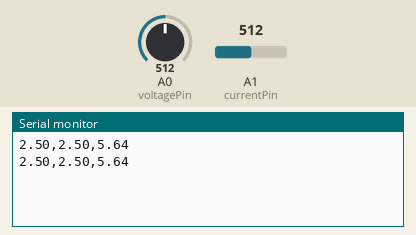
Bench run of a sketch on a simulated Arduino Uno, built with avr-gcc and run on an emulated ATmega328P. On the bench: the last lines printed to the serial monitor. The inputs (shaded band) are chosen by the test bench; at power-on: A0 (voltagePin) = 512, A1 (currentPin) = 512.

Above: at 1.8 s.
1.9 s: A0 (voltagePin) set to 716
At 2.8 s:
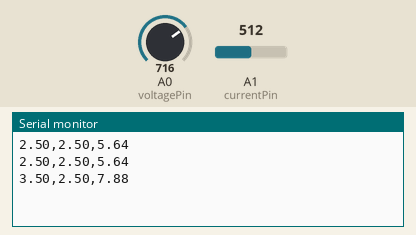
3.4 s: A1 (currentPin) set to 716
At 4.7 s:
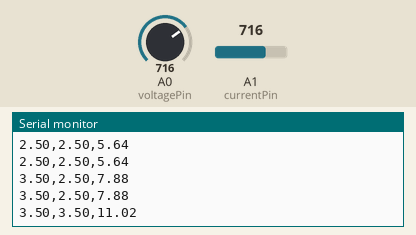
4.9 s: A0 (voltagePin) set to 900
At 5.5 s:
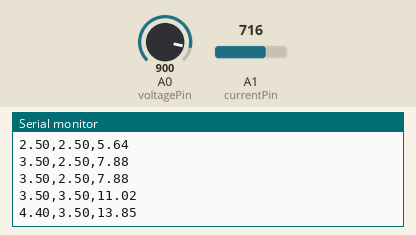
6.4 s: A1 (currentPin) set to 900
At 7.8 s:
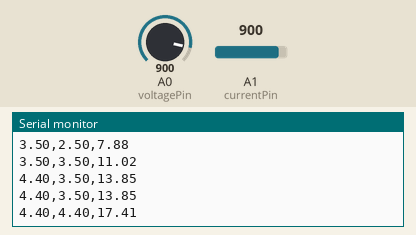
Timing chart, 0 to 8.9 s (numbered marks = the images above; inputs shaded):
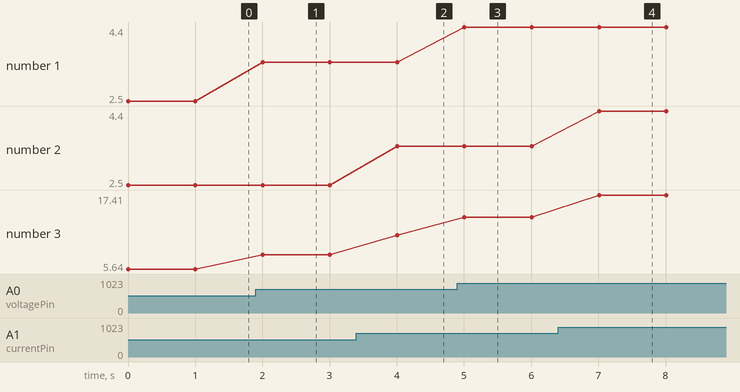

The sketch:

energy_sensor.ino
```cpp
int voltagePin = A0;
int currentPin = A1;
float voltage, current, powerFactor, energy;

void setup() {
  Serial.begin(9600);
}

void loop() {
  voltage = analogRead(voltagePin) * (5.0 / 1023.0);
  current = analogRead(currentPin) * (5.0 / 1023.0);
  powerFactor = 0.9; // Assume constant
  energy = voltage * current * powerFactor;

  Serial.print(voltage); Serial.print(",");
  Serial.print(current); Serial.print(",");
  Serial.println(energy);

  delay(1000);
}
```

Measured:
- after the input at 1.9 s, the serial monitor: prints a new line after 0.10 s (image 1)
- after the input at 3.4 s, the serial monitor: prints a new line after 0.61 s (image 2)
- after the input at 4.9 s, the serial monitor: prints a new line after 0.11 s (image 3)
- after the input at 6.4 s, the serial monitor: prints a new line after 0.61 s (image 4)
- plotted number 1: 2.5 → 3.5 after the input at 1.9 s, 3.5 → 4.4 after the input at 4.9 s
- plotted number 3: 5.64 → 7.88 after the input at 1.9 s, 7.88 → 11.02 after the input at 3.4 s, 11.02 → 13.85 after the input at 4.9 s, 13.85 → 17.41 after the input at 6.4 s
